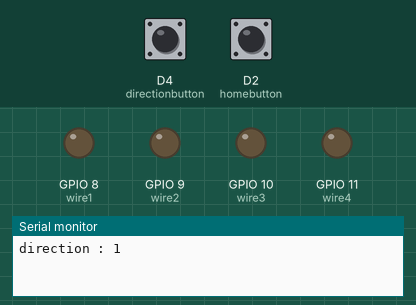
The sketch below on a simulated ESP8266 (NodeMCU). On the bench: output pins drawn as LEDs (lit = HIGH), the last lines printed to the serial monitor. The test bench sets the inputs (shaded band); at power-on: D4 (directionbutton) LOW, D2 (homebutton) HIGH.

Above: at 1.2 s.
1.3 s: D4 (directionbutton) pulled HIGH for 3.2 s
At 4.6 s:
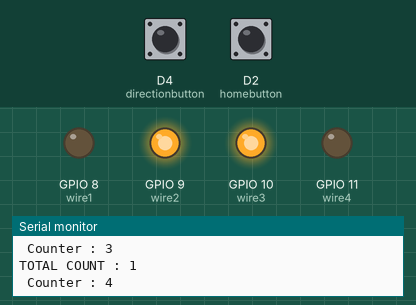
6.0 s: D4 (directionbutton) pulled HIGH for 3.2 s
At 10.0 s:
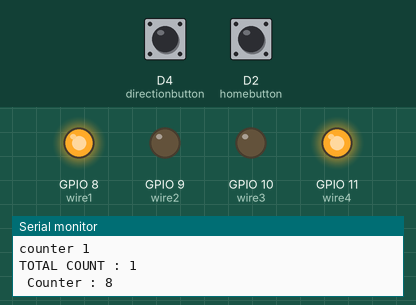
10.7 s: D4 (directionbutton) pulled HIGH for 0.15 s
At 11.2 s:
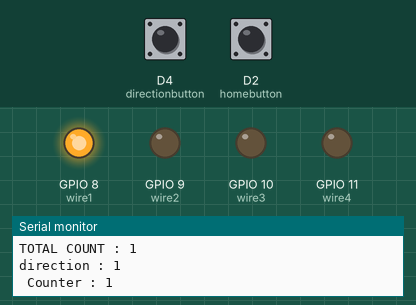
12.3 s: D4 (directionbutton) pulled HIGH for 3.2 s
At 15.9 s:
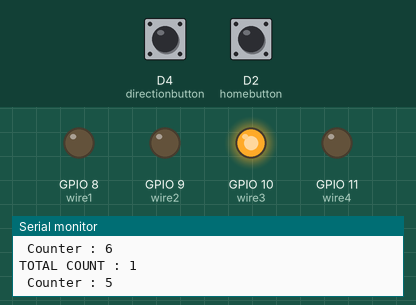
17.0 s: D4 (directionbutton) pulled HIGH for 1 s
At 18.4 s:
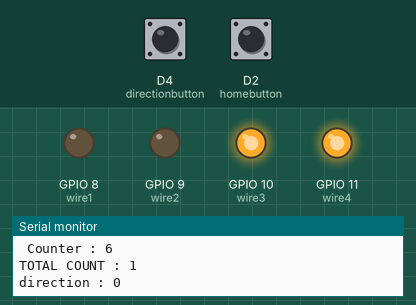
Timing chart, 0 to 20.0 s (numbered marks = the images above; inputs shaded):
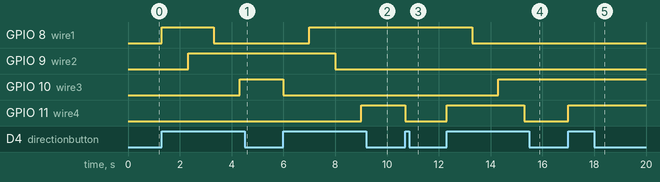

The sketch:

unipolar_step_eksen_HALFSTEP.ino
```cpp
// (licence header left out)
const int wire1 =  8;
const int wire2 =  9;
const int wire3 =  10;
const int wire4 =  11;
int speeddelay=500;
int temp1=0;
const int homebutton =  4;
const int directionbutton =  2;
int counter=0;// ileri ya da geri son ilerleme sayısı.
int direct=0;//  yön değiştirme 0 ileri 1 geri
int totalcount=0;// toplam gidilen yol.
int homesw=0;
int cont=0;

void setup()
{Serial.begin(9600);

pinMode(homebutton, INPUT);
pinMode(directionbutton, INPUT);

  pinMode(wire1, OUTPUT);
  pinMode(wire2, OUTPUT);
  pinMode(wire3, OUTPUT);
  pinMode(wire4, OUTPUT);


}

void D1(){
    digitalWrite (wire1,HIGH);//A
    digitalWrite (wire2,LOW);//A NOT
    digitalWrite (wire3,LOW);// B
    digitalWrite (wire4,LOW);// B NOT
  delay(speeddelay);
}
void D2(){
    digitalWrite (wire1,HIGH);//A       3
    digitalWrite (wire2,HIGH);//A NOT
    digitalWrite (wire3,LOW);// B
    digitalWrite (wire4,LOW);// B NOT
  delay(speeddelay);
}

void D3(){
    digitalWrite (wire1,LOW);//A     2
    digitalWrite (wire2,HIGH);//A NOT
    digitalWrite (wire3,LOW);// B
    digitalWrite (wire4,LOW);// B NOT
  delay(speeddelay);
}
void D4(){
  digitalWrite (wire1,LOW);//A     1
  digitalWrite (wire2,HIGH);//A NOT
  digitalWrite (wire3,HIGH);// B
  digitalWrite (wire4,LOW);// B NOT
  delay(speeddelay);
}
void D5(){
      digitalWrite (wire1,LOW);//A        8
    digitalWrite (wire2,LOW);//A NOT
    digitalWrite (wire3,HIGH);// B
    digitalWrite (wire4,LOW);// B NOT
  delay(speeddelay);
}
void D6(){
    digitalWrite (wire1,LOW);//A
    digitalWrite (wire2,LOW);//A NOT     7
    digitalWrite (wire3,HIGH);// B
    digitalWrite (wire4,HIGH);// B NOT
  delay(speeddelay);
}
void D7(){
    digitalWrite (wire1,LOW);//A        6
    digitalWrite (wire2,LOW);//A NOT
    digitalWrite (wire3,LOW);// B
    digitalWrite (wire4,HIGH);// B NOT
  delay(speeddelay);
}
void D8(){
    digitalWrite (wire1,HIGH);//A        5
    digitalWrite (wire2,LOW);//A NOT
    digitalWrite (wire3,LOW);// B
    digitalWrite (wire4,HIGH);// B NOT
  delay(speeddelay);
}


void loop()
{
  /*
  Serial.print("yeni");
  D1();
 delay(100);
 Serial.print("D1");
D1();
 delay(speeddelay);
 Serial.print("D2");
D2();
 delay(speeddelay);
D3();
 delay(speeddelay);
D4();
 delay(speeddelay);
D5();
 delay(speeddelay);
D6();
 delay(speeddelay);
D7();
 delay(speeddelay);
D8();
delay(5000);
  */

  cont=0;
    while(digitalRead(homebutton)==LOW)
{
if (cont==0){
   direct=1;
   homesw=1;
   //counter=counter+1;
   Serial.println("direction : "+String(direct));
  }
  cont=1;
}
cont=0;
    while(digitalRead(directionbutton)==LOW)
{
if (cont==0){
   direct=direct = !direct;// toggle çalışma
   Serial.println("direction : "+String(direct));
  }
  cont=1;
}


  //Serial.println("direction : "+String(direct));
  speeddelay=1000;
  if (direct==0){
  counter--;
  }
 if (direct==1){
  counter++;
  }

  if (counter==9){
    counter=1;
  }
  if (counter<1){
    counter=8;
  }
  Serial.println(" Counter : "+String(counter,DEC));


switch (counter) {
  case 1:
    D1();
    Serial.println("counter "+String(counter));
    break;
  case 2:
    D2();
    Serial.println("counter "+String(counter));
    break;
  case 3:
    D3();
    break;
  case 4:
    D4();
    break;
  case 5:
    D5();
    break;
  case 6:
    D6();
    break;
  case 7:
    D7();
    break;
  case 8:
    D8();
    break;

}
if (direct==0 && homesw==1){
  totalcount--;
}
if (direct==1 && homesw==1){
  totalcount++;
}
if (totalcount<1){
  //direct=direct = !direct;// toggle çalışma
  totalcount=1;
  Serial.println ("******** LiMiT SW BASILDI***********");
}
Serial.println("TOTAL COUNT : "+String(totalcount,DEC));

}
```

Measured:
- after the input at 1.3 s, GPIO 8 (wire1): LOW → HIGH at once, → LOW 2.0 s later; GPIO 9 (wire2): LOW → HIGH after 1.0 s; GPIO 10 (wire3): LOW → HIGH after 3.0 s
- after the input at 6.0 s, GPIO 8 (wire1): LOW → HIGH after 1.0 s; GPIO 9 (wire2): HIGH → LOW after 2.0 s; GPIO 10 (wire3): HIGH → LOW at once; GPIO 11 (wire4): LOW → HIGH after 3.0 s
- after the input at 10.7 s, GPIO 11 (wire4): HIGH → LOW at once
- after the input at 12.3 s, GPIO 8 (wire1): HIGH → LOW after 1.0 s; GPIO 10 (wire3): LOW → HIGH after 2.0 s; GPIO 11 (wire4): LOW → HIGH at once, → LOW 3.0 s later
- after the input at 17.0 s, GPIO 11 (wire4): LOW → HIGH at once
